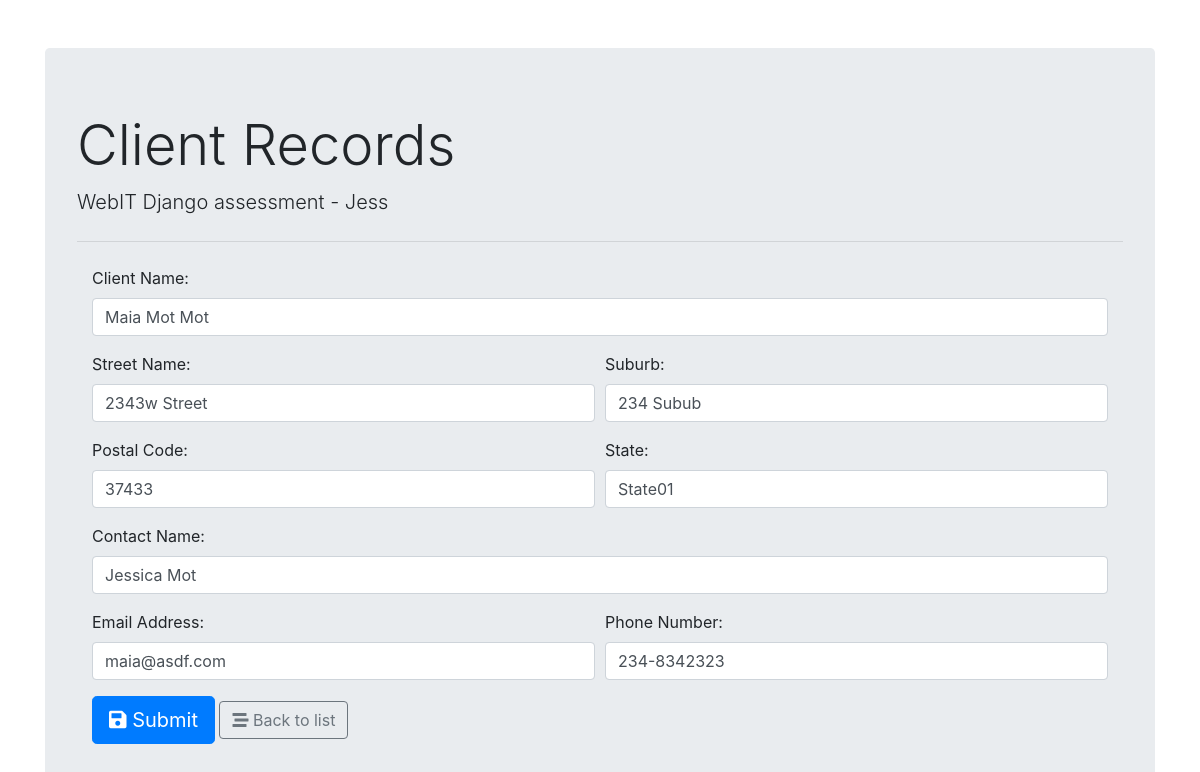
The app's page /client/edit/46 with its own data.
### python_test/models.py (models this page shows)
class Client(models.Model):
    name = models.CharField(max_length=100)
    street = models.CharField(max_length=100)
    suburb = models.CharField(max_length=100)
    postcode = models.CharField(max_length=10)
    state = models.CharField(max_length=50)
    contact = models.CharField(max_length=100)
    email = models.CharField(max_length=250)
    phone = models.CharField(max_length=50)

### python_test/views.py (the view, shortened to what this page needs)
def editClient(request, id=0):
    try:
        client_record = Client.objects.get(pk=id)
    except:
        return HttpResponseRedirect(reverse('client_list'))
    form = ClientForm(instance=client_record)
    context = {
        'form': form
    }
    return render(request, 'python_test/client_form.html', context)

### python_test/templates/python_test/client_form.html (shortened to what this page needs)
{% extends "base.html" %}
{% block content %}
<div class="container">
    <form method="POST" role="form">
        <div class="form-group">
            {{ form.name.label_tag }} {{ form.name }} {{ form.name.errors }}
        </div>
        <div class="form-row">
            <div class="form-group col-md-6">
                {{ form.street.label_tag }} {{ form.street }} {{ form.street.errors }}
            </div>
            <div class="form-group col-md-6">
                {{ form.suburb.label_tag }} {{ form.suburb }} {{ form.suburb.errors }}
            </div>
        </div>
        <div class="form-row">
            <div class="form-group col-md-6">
                {{ form.postcode.label_tag }} {{ form.postcode }} {{ form.postcode.errors }}
            </div>
            <div class="form-group col-md-6">
                {{ form.state.label_tag }} {{ form.state }} {{ form.state.errors }}
            </div>
        </div>
        <div class="form-group">
            {{ form.contact.label_tag }} {{ form.contact }} {{ form.contact.errors }}
        </div>
        <div class="form-row">
            <div class="form-group col-md-6">
                {{ form.email.label_tag }} {{ form.email }} {{ form.email.errors }}
            </div>
            <div class="form-group col-md-6">
                {{ form.phone.label_tag }} {{ form.phone }} {{ form.phone.errors }}
            </div>
        </div>
        <button type="submit" class="btn btn-primary btn-lg"><i class="fas fa-save"></i> Submit</button>
        <a href="{% url 'client_list' %}" class="btn btn-outline-secondary"><i class="fas fa-stream"></i> Back to
            list</a>
    </form>
</div>
{% endblock content %}

### records on screen
Client: name "Maia Mot Mot", street "2343w Street", suburb "234 Subub", postcode "37433", state "State01", contact "Jessica Mot", email "maia@asdf.com", phone "234-8342323"
